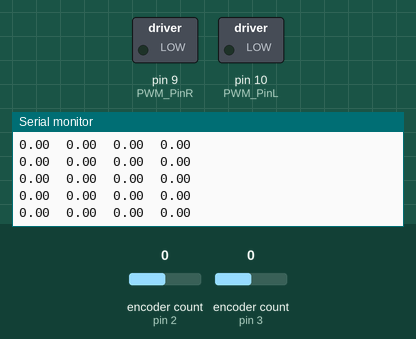
Simulated run of this sketch. Board: Arduino Uno, built with avr-gcc and run on an emulated ATmega328P. On the bench: switched loads named in the sketch (green lamp = pin HIGH), the last lines printed to the serial monitor. The inputs (shaded band) are chosen by the test bench; at power-on: encoder count (sensors on pin 2, pin 3) 0.

Above: at 1.2 s.
1.3 s: encoder count (sensor on pin 2) set to -1
At 1.8 s:
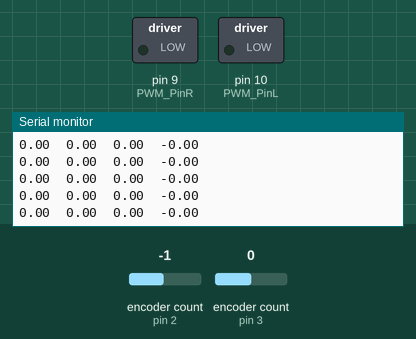
4.3 s: encoder count (sensor on pin 3) set to 4
At 5.0 s:
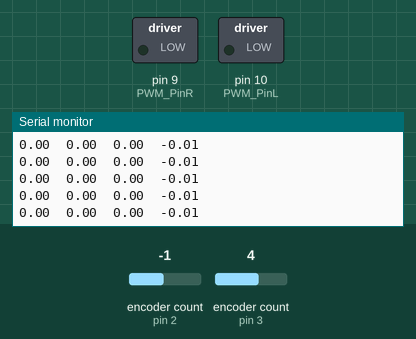
Timing chart, 0 to 7.3 s (numbered marks = the images above; inputs shaded):
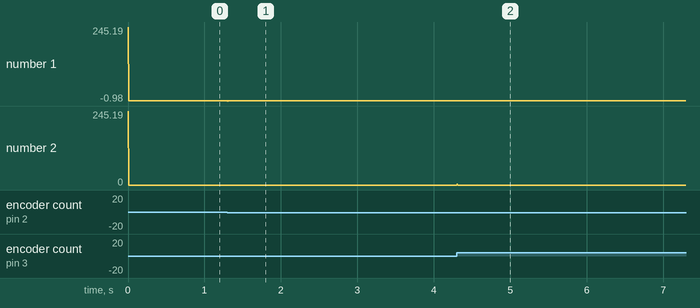

Measured:
- after the input at 1.3 s, the serial monitor: prints a new line at once (image 1)
- after the input at 4.3 s, the serial monitor: prints a new line at once (image 2)

The sketch:

Tester.ino
```cpp
#include <Wire.h>
#include <Encoder.h>
Encoder myEncR(3, 5);
Encoder myEncL(2, 11);

int PWM_PinR = 9; // PWM wave outputs to pin 9 & 10
int PWM_PinL = 10;

void setup() {
  Serial.begin(57600);
  digitalWrite(4, HIGH);
  pinMode(PWM_PinR, OUTPUT);
  pinMode(PWM_PinL, OUTPUT);
  analogWrite(PWM_PinR,0);
  analogWrite(PWM_PinL,0);
}

const double delta = 0.001963495; // This is [(2*pi) / 3200]
const double radius = 2.967; // constant for radius if wheels
const double betw = 10.46; // constant for distance between wheels
double time_now = 0;
double time_after = 0;

double desired_theta = 0;
double current_theta = 0;
double old_theta = 0;

long oldPositionL  = -999;
long oldPositionR  = -999;
long newPositionL = 0;
long newPositionR = 0;

double presentVoltage = 8.0;
double voltage = 0;
int PWM_value = 0;
int period = 8;

double error = 0;
double vel_R = 0;
double vel_L = 0;

const double KpR = 10;
const double KiR = 0;
double I_pastR = 0;
double IR = 0;

void loop() {
  time_now = (((int)millis())) / 1000.0;
  old_theta = current_theta;
  if (millis() >= 1000) {
    desired_theta = 3.14;
  }
  Serial.print(error);
  Serial.print('\t');

  IR = I_pastR+(error*0.008);
  I_pastR = IR;

  voltage = (KpR * error) + (KiR *IR);

  PWM_value = ((voltage/presentVoltage))*255;
  if (PWM_value > 255) {
    PWM_value = 255;
  }
  else if (PWM_value < -255) {
    PWM_value = -255;
  }
  if (PWM_value >= 0) {
    digitalWrite(7, HIGH);
    digitalWrite(8, LOW);
  }
  else if (PWM_value < 0) {
    digitalWrite(8, HIGH);
    digitalWrite(7, LOW);
  }
  analogWrite(PWM_PinR, abs(PWM_value));
  analogWrite(PWM_PinL, abs(PWM_value));


  // encoder part
  newPositionL = myEncL.read();
  newPositionR = myEncR.read();
  if (newPositionL != oldPositionL) { // if the wheel has moved
    vel_L = (newPositionL - oldPositionL)*delta / 0.008;
  }
  else {
    vel_L = 0;
  }
  if (newPositionR != oldPositionR) { // if the wheel has moved
    vel_R = (newPositionR - oldPositionR)*delta / 0.008;
  }
  else {
    vel_R = 0;
  }
  current_theta = old_theta + (0.008)*(radius/betw)*(vel_L-vel_R);
  Serial.print(vel_L);
  Serial.print("\t");
  Serial.print(vel_R);
  Serial.print("\t");
  Serial.println(current_theta);

  oldPositionL = newPositionL;
  oldPositionR = newPositionR;
  time_after = (((int)millis())) / 1000.0;
  delay(8 - (.001*(time_after - time_now)));
}
```
